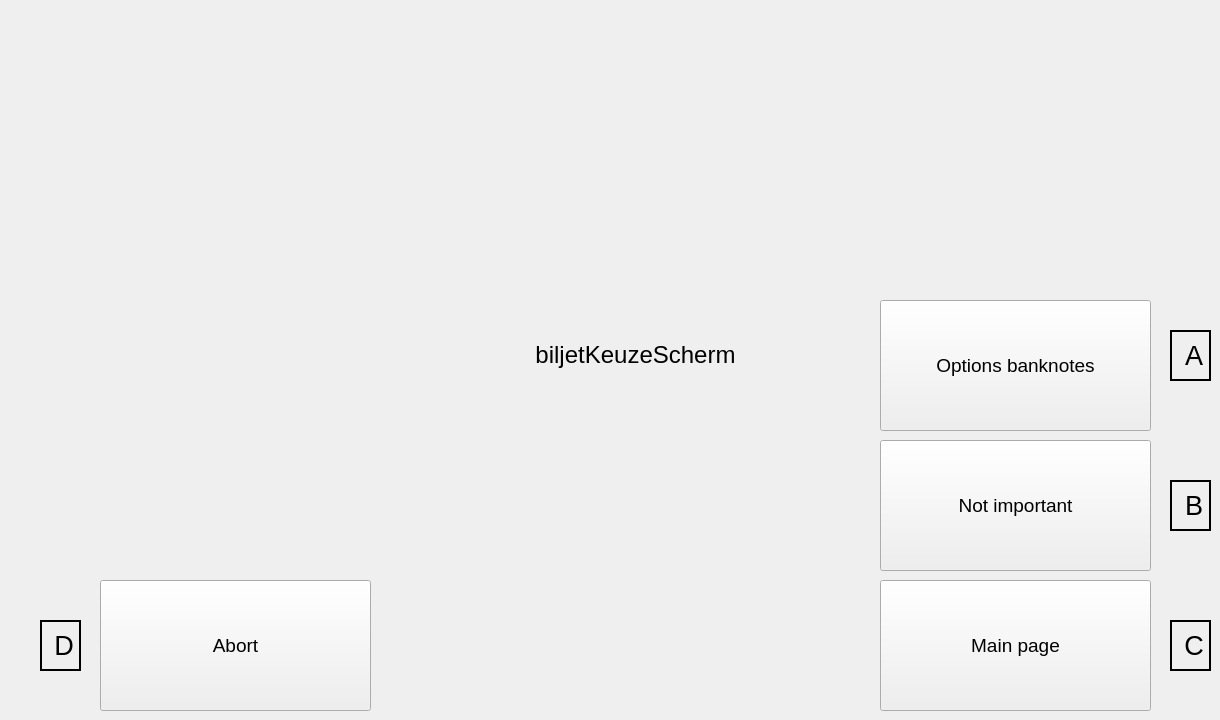
   <widget class="QWidget" name="biljetScherm">
    <widget class="QLabel" name="biljetKeuze_label">
     <property name="geometry">
      <rect>
       <x>510</x>
       <y>320</y>
       <width>251</width>
       <height>71</height>
      </rect>
     </property>
     <property name="font">
      <font>
       <family>MS Shell Dlg 2</family>
       <pointsize>18</pointsize>
      </font>
     </property>
     <property name="text">
      <string>&lt;html&gt;&lt;head/&gt;&lt;body&gt;&lt;p align=&quot;center&quot;&gt;biljetKeuzeScherm&lt;/p&gt;&lt;/body&gt;&lt;/html&gt;</string>
     </property>
    </widget>
    <widget class="QPushButton" name="biljetKeuze_welkom_button">
     <property name="geometry">
      <rect>
       <x>100</x>
       <y>580</y>
       <width>271</width>
       <height>131</height>
      </rect>
     </property>
     <property name="sizePolicy">
      <sizepolicy hsizetype="Expanding" vsizetype="Expanding">
       <horstretch>0</horstretch>
       <verstretch>0</verstretch>
      </sizepolicy>
     </property>
     <property name="font">
      <font>
       <family>MS Shell Dlg 2</family>
       <pointsize>14</pointsize>
      </font>
     </property>
     <property name="text">
      <string>Abort</string>
     </property>
    </widget>
    <widget class="QPushButton" name="biljetKeuze_hoofd_button">
     <property name="geometry">
      <rect>
       <x>880</x>
       <y>580</y>
       <width>271</width>
       <height>131</height>
      </rect>
     </property>
     <property name="sizePolicy">
      <sizepolicy hsizetype="Expanding" vsizetype="Expanding">
       <horstretch>0</horstretch>
       <verstretch>0</verstretch>
      </sizepolicy>
     </property>
     <property name="font">
      <font>
       <family>MS Shell Dlg 2</family>
       <pointsize>14</pointsize>
      </font>
     </property>
     <property name="text">
      <string>Main page</string>
     </property>
    </widget>
    <widget class="QPushButton" name="biljetKeuze_biljetNietBelangrijk_button">
     <property name="geometry">
      <rect>
       <x>880</x>
       <y>440</y>
       <width>271</width>
       <height>131</height>
      </rect>
     </property>
     <property name="sizePolicy">
      <sizepolicy hsizetype="Expanding" vsizetype="Expanding">
       <horstretch>0</horstretch>
       <verstretch>0</verstretch>
      </sizepolicy>
     </property>
     <property name="font">
      <font>
       <family>MS Shell Dlg 2</family>
       <pointsize>14</pointsize>
      </font>
     </property>
     <property name="text">
      <string>Not important</string>
     </property>
    </widget>
    <widget class="QPushButton" name="biljetKeuze_biljetOpties1_button">
     <property name="geometry">
      <rect>
       <x>880</x>
       <y>300</y>
       <width>271</width>
       <height>131</height>
      </rect>
     </property>
     <property name="sizePolicy">
      <sizepolicy hsizetype="Expanding" vsizetype="Expanding">
       <horstretch>0</horstretch>
       <verstretch>0</verstretch>
      </sizepolicy>
     </property>
     <property name="font">
      <font>
       <family>MS Shell Dlg 2</family>
       <pointsize>14</pointsize>
      </font>
     </property>
     <property name="text">
      <string>Options banknotes</string>
     </property>
    </widget>
    <widget class="QLabel" name="biljetKeuze_logo">
     <property name="geometry">
      <rect>
       <x>30</x>
       <y>20</y>
       <width>211</width>
       <height>201</height>
      </rect>
     </property>
     <property name="text">
      <string/>
     </property>
     <property name="pixmap">
      <pixmap>../../../plaatjes/ANVI_LOGO_200PIX.png</pixmap>
     </property>
     <property name="scaledContents">
      <bool>true</bool>
     </property>
    </widget>
    <widget class="QLabel" name="biljetKeuze_hoofd_label">
     <property name="geometry">
      <rect>
       <x>1170</x>
       <y>620</y>
       <width>41</width>
       <height>51</height>
      </rect>
     </property>
     <property name="font">
      <font>
       <pointsize>20</pointsize>
      </font>
     </property>
     <property name="frameShape">
      <enum>QFrame::Box</enum>
     </property>
     <property name="frameShadow">
      <enum>QFrame::Plain</enum>
     </property>
     <property name="lineWidth">
      <number>2</number>
     </property>
     <property name="text">
      <string>&lt;html&gt;&lt;head/&gt;&lt;body&gt;&lt;p align=&quot;center&quot;&gt;C&lt;/p&gt;&lt;/body&gt;&lt;/html&gt;</string>
     </property>
    </widget>
    <widget class="QLabel" name="biljetKeuze_biljetNietBelangrijk_label">
     <property name="geometry">
      <rect>
       <x>1170</x>
       <y>480</y>
       <width>41</width>
       <height>51</height>
      </rect>
     </property>
     <property name="font">
      <font>
       <pointsize>20</pointsize>
      </font>
     </property>
     <property name="frameShape">
      <enum>QFrame::Box</enum>
     </property>
     <property name="frameShadow">
      <enum>QFrame::Plain</enum>
     </property>
     <property name="lineWidth">
      <number>2</number>
     </property>
     <property name="text">
      <string>&lt;html&gt;&lt;head/&gt;&lt;body&gt;&lt;p align=&quot;center&quot;&gt;B&lt;/p&gt;&lt;/body&gt;&lt;/html&gt;</string>
     </property>
    </widget>
    <widget class="QLabel" name="biljetKeuze_biljetOpties1_label">
     <property name="geometry">
      <rect>
       <x>1170</x>
       <y>330</y>
       <width>41</width>
       <height>51</height>
      </rect>
     </property>
     <property name="font">
      <font>
       <pointsize>20</pointsize>
      </font>
     </property>
     <property name="frameShape">
      <enum>QFrame::Box</enum>
     </property>
     <property name="frameShadow">
      <enum>QFrame::Plain</enum>
     </property>
     <property name="lineWidth">
      <number>2</number>
     </property>
     <property name="text">
      <string>&lt;html&gt;&lt;head/&gt;&lt;body&gt;&lt;p align=&quot;center&quot;&gt;A&lt;/p&gt;&lt;/body&gt;&lt;/html&gt;</string>
     </property>
    </widget>
    <widget class="QLabel" name="biljetKeuze_welkom_label">
     <property name="geometry">
      <rect>
       <x>40</x>
       <y>620</y>
       <width>41</width>
       <height>51</height>
      </rect>
     </property>
     <property name="font">
      <font>
       <pointsize>20</pointsize>
      </font>
     </property>
     <property name="frameShape">
      <enum>QFrame::Box</enum>
     </property>
     <property name="frameShadow">
      <enum>QFrame::Plain</enum>
     </property>
     <property name="lineWidth">
      <number>2</number>
     </property>
     <property name="text">
      <string>&lt;html&gt;&lt;head/&gt;&lt;body&gt;&lt;p align=&quot;center&quot;&gt;D&lt;/p&gt;&lt;/body&gt;&lt;/html&gt;</string>
     </property>
    </widget>
   </widget>
